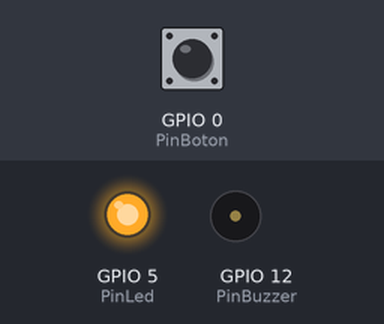
The sketch below on a simulated ESP32. On the bench: output pins drawn as LEDs (lit = HIGH), buzzer (waves = sounding, pin HIGH). The test bench sets the inputs (shaded band); at power-on: GPIO 0 (PinBoton) LOW. WiFi joins after 1.5 s; servers stay silent unless stated; uploads are accepted with an empty reply; what the sketch prints to the serial monitor is not drawn.

Above: at 0.2 s.
At 2.8 s:
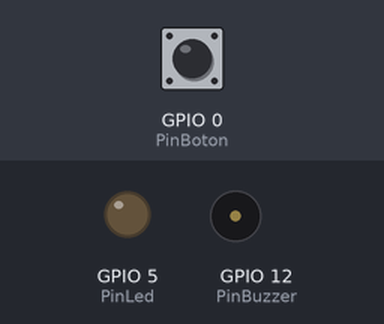
2.9 s: GPIO 0 (PinBoton) pulled HIGH for 0.15 s
4.5 s: GPIO 0 (PinBoton) pulsed HIGH 5 times (0.12 s each, 0.3 s apart)
7.5 s: GPIO 0 (PinBoton) pulled HIGH for 1 s
11.5 s: GPIO 0 (PinBoton) driven HIGH
13.0 s: GPIO 0 (PinBoton) driven LOW
Timing chart, 0 to 16.0 s (numbered marks = the images above; inputs shaded):
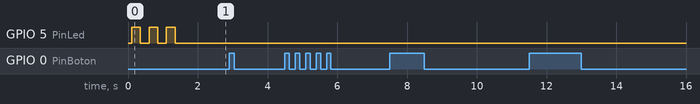

Measured:
- after the input at 2.9 s, every drawn part: stays the same
- after the input at 4.5 s, every drawn part: stays the same
- after the input at 7.5 s, every drawn part: stays the same
- after the input at 11.5 s, every drawn part: stays the same
- after the input at 13.0 s, every drawn part: stays the same

The sketch:

PublicarFacebook.ino
```cpp
#include <WiFiClientSecure.h>

const char* ssid     = "TURBONETT_ALSW"; //Nombre de la red
const char* password = "2526-4897"; //Contraseña
int PinLed = 5;
int PinBuzzer = 12;
int PinSensor = 17;
int PinBoton = 0;

boolean EstadoAlarma = false;
boolean PublicarFacebook = false;
const char*  server = "facebook.com";//Servidor
String AccessToken = "EAACEdEose0cBAOgJJ7jbOM5OK9ZCXzkVMHuaL0vh9bB0TRCUsrv8cwmzbhvTLofoIshwqKmTX0GxaGjnrkPYErJQ4bNxJ0kOht9ZBBNN3y4idH6L2wpwP5qzGsdHqMVvPBRU7xWlZCIIb7MA5VERIuL57KtDZB8SlUvemtuHICiCEJg3r6DPPWjZBNz7ZAJBIZD";//Contraseña del greap API de facebook, cuidado caduze
WiFiClientSecure client;//Cliente para contartar a facebook

//Respuesta con Facebook
String Dato;
String Mensaje;


void setup() {
  pinMode(PinLed, OUTPUT);
  pinMode(PinBuzzer, OUTPUT);
  pinMode(PinSensor, OUTPUT);
  pinMode(PinBoton, INPUT);
  pinMode(PinBoton, INPUT);
  pinMode(PinLed, OUTPUT);
  //Inicializa la comunicacion Serial
  Serial.begin(115200);
  delay(100);


  Serial.print("Intentando Conectar a: ");
  Serial.println(ssid);
  WiFi.begin(ssid, password);

  //Intenta conectar al router, multiples veses:
  while (WiFi.status() != WL_CONNECTED) {
    Serial.print(".");
    digitalWrite(PinLed, 1);
    delay(250);
    digitalWrite(PinLed, 0);
    delay(250);
  }

  Serial.print("Conctado a ");
  Serial.println(ssid);

  Serial.println("");
  Serial.println("WiFi connected");
  Serial.println("IP address: ");
  Serial.println(WiFi.localIP());

}

void loop() {
  if (digitalRead(PinBoton) == 1 && !PublicarFacebook) {
    Serial.println("Iniciando FB");
    ConsultaFB();
    PublicarFacebook = true;
    delay(500);
  }
  else if (digitalRead(PinBoton) == 0) {
    PublicarFacebook = false;
    Serial.print("*");
    delay(100);
  }
}

//Consulta a Facebook y verifica cual color es el ultimo
//En base a la posicion del texto
void ConsultaFB() {
  //Preparar la consulta para facebook
  Dato = "POST https://graph.facebook.com/v2.9/";
  Dato.concat("me/feed?");
  Dato.concat("message=@LuisParadaEscalante");
  Dato.concat(millis());
  Dato.concat("&access_token=");
  Dato.concat(AccessToken);
  Dato.concat(" HTTP/1.0");

  Serial.println(Dato);

  String Texto = ConsutaFacebook(Dato);

  //Muestra datos y el Texto que recibimos
  Serial.println(Texto);
  Serial.print("Cantidad de texto ");
  Serial.println(Texto.length());
}

//Funcion que hace la consulta a facebook a traves de la API Greap
//Es necesario enviar la URL a consultar ella devuelve la respuesta
String ConsutaFacebook(String URL) {
  String Texto = "\"error\"";
  //Valor Inicial
  Serial.println("\nEmpezando coneccion con el servidor...");
  if (!client.connect(server, 443))
    Serial.println("Conexion Fallida");
  else {
    Serial.println("Conexion Exitosa");

    //Hace la consulta HTTPS a facebook
    client.println(URL);
    client.println("Host: www.graph.facebook.com");
    client.println("Connection: close");
    client.println();
    delay(500);

    //Si nos mandaron datos lo guandamos en Texto
    while (client.available()) {
      Texto = client.readString();
    }

    //Nos Desconectamos del servidor
    if (!client.connected()) {
      Serial.println();
      Serial.println("Desconectar del servidor");
    }
    else {
      Serial.print("no se conecto");
    }
    client.stop();

  }
  return Texto;
}
```
